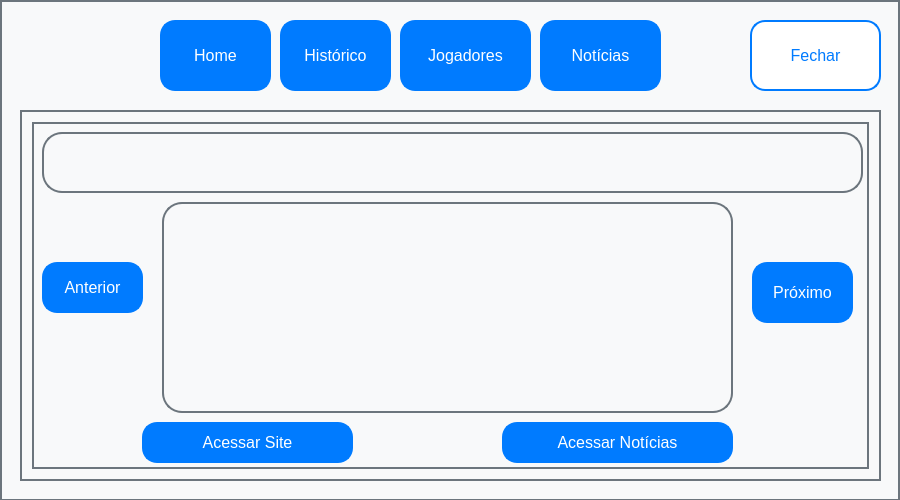
<?xml version="1.0" encoding="UTF-8"?>
<ui version="4.0">
 <class>MeuApp</class>
 <widget class="QMainWindow" name="MeuApp">
  <property name="geometry">
   <rect>
    <x>0</x>
    <y>0</y>
    <width>900</width>
    <height>500</height>
   </rect>
  </property>
  <property name="sizePolicy">
   <sizepolicy hsizetype="Fixed" vsizetype="Fixed">
    <horstretch>0</horstretch>
    <verstretch>0</verstretch>
   </sizepolicy>
  </property>
  <property name="minimumSize">
   <size>
    <width>900</width>
    <height>500</height>
   </size>
  </property>
  <property name="maximumSize">
   <size>
    <width>900</width>
    <height>500</height>
   </size>
  </property>
  <property name="windowTitle">
   <string>App_Futebol</string>
  </property>
  <property name="toolTipDuration">
   <number>12</number>
  </property>
  <property name="styleSheet">
   <string notr="true">background-color: white;</string>
  </property>
  <widget class="QWidget" name="centralwidget">
   <property name="toolTipDuration">
    <number>12</number>
   </property>
   <widget class="QWidget" name="widget" native="true">
    <property name="geometry">
     <rect>
      <x>0</x>
      <y>0</y>
      <width>900</width>
      <height>501</height>
     </rect>
    </property>
    <property name="toolTipDuration">
     <number>12</number>
    </property>
    <property name="styleSheet">
     <string notr="true">QWidget {
    background-color: #f8f9fa;
    color: #343a40;
    border: 2px solid #6c757d;
    padding: 10px;
    font-size: 14px;
}</string>
    </property>
    <widget class="QPushButton" name="btnFechar">
     <property name="geometry">
      <rect>
       <x>750</x>
       <y>10</y>
       <width>131</width>
       <height>81</height>
      </rect>
     </property>
     <property name="font">
      <font>
       <pointsize>-1</pointsize>
      </font>
     </property>
     <property name="styleSheet">
      <string notr="true">QPushButton {
    background-color: #ffffff;
    color: #007bff;
    border: 2px solid #007bff;
    border-radius: 15px;
    padding: 10px 20px;
    font-size: 16px;
    margin-top: 10px;
}

QPushButton:hove {
    background-color: #e5e5e5;
    color: #0056b3;
}

QPushButton:presse {
    background-color: #c6c6c6;
    color: #004080;
}

</string>
     </property>
     <property name="text">
      <string>Fechar</string>
     </property>
     <property name="flat">
      <bool>true</bool>
     </property>
    </widget>
    <widget class="QPushButton" name="btnHome">
     <property name="geometry">
      <rect>
       <x>160</x>
       <y>10</y>
       <width>111</width>
       <height>81</height>
      </rect>
     </property>
     <property name="font">
      <font>
       <pointsize>-1</pointsize>
      </font>
     </property>
     <property name="styleSheet">
      <string notr="true">QPushButton {
    background-color: #007bff;
    color: white;
    border: 2px solid #007bff;
    border-radius: 15px;
    padding: 10px 20px;
    font-size: 16px;
    margin-top: 10px;
}

QPushButton:hover {
    background-color: #0056b3;
}

QPushButton:pressed {
    background-color: #004080;
}
</string>
     </property>
     <property name="text">
      <string>Home</string>
     </property>
     <property name="flat">
      <bool>true</bool>
     </property>
    </widget>
    <widget class="QPushButton" name="btnJogadores">
     <property name="geometry">
      <rect>
       <x>400</x>
       <y>10</y>
       <width>131</width>
       <height>81</height>
      </rect>
     </property>
     <property name="font">
      <font>
       <pointsize>-1</pointsize>
      </font>
     </property>
     <property name="styleSheet">
      <string notr="true">QPushButton {
    background-color: #007bff;
    color: white;
    border: 2px solid #007bff;
    border-radius: 15px;
    padding: 10px 20px;
    font-size: 16px;
    margin-top: 10px;
}

QPushButton:hover {
    background-color: #0056b3;
}

QPushButton:pressed {
    background-color: #004080;
}
</string>
     </property>
     <property name="text">
      <string>Jogadores</string>
     </property>
     <property name="flat">
      <bool>true</bool>
     </property>
    </widget>
    <widget class="QPushButton" name="btnNoticias">
     <property name="geometry">
      <rect>
       <x>540</x>
       <y>10</y>
       <width>121</width>
       <height>81</height>
      </rect>
     </property>
     <property name="font">
      <font>
       <pointsize>-1</pointsize>
      </font>
     </property>
     <property name="toolTipDuration">
      <number>12</number>
     </property>
     <property name="styleSheet">
      <string notr="true">QPushButton {
    background-color: #007bff;
    color: white;
    border: 2px solid #007bff;
    border-radius: 15px;
    padding: 10px 20px;
    font-size: 16px;
    margin-top: 10px;
}

QPushButton:hover {
    background-color: #0056b3;
}

QPushButton:pressed {
    background-color: #004080;
}
</string>
     </property>
     <property name="text">
      <string>Notícias</string>
     </property>
     <property name="autoDefault">
      <bool>false</bool>
     </property>
     <property name="default">
      <bool>false</bool>
     </property>
     <property name="flat">
      <bool>true</bool>
     </property>
    </widget>
    <widget class="QPushButton" name="btnHistoria">
     <property name="geometry">
      <rect>
       <x>280</x>
       <y>10</y>
       <width>111</width>
       <height>81</height>
      </rect>
     </property>
     <property name="font">
      <font>
       <pointsize>-1</pointsize>
      </font>
     </property>
     <property name="toolTipDuration">
      <number>12</number>
     </property>
     <property name="styleSheet">
      <string notr="true">QPushButton {
    background-color: #007bff;
    color: white;
    border: 2px solid #007bff;
    border-radius: 15px;
    padding: 10px 20px;
    font-size: 16px;
    margin-top: 10px;
}

QPushButton:hover {
    background-color: #0056b3;
}

QPushButton:pressed {
    background-color: #004080;
}
</string>
     </property>
     <property name="text">
      <string>Histórico</string>
     </property>
     <property name="flat">
      <bool>true</bool>
     </property>
    </widget>
    <widget class="QStackedWidget" name="stackedWidget">
     <property name="geometry">
      <rect>
       <x>20</x>
       <y>110</y>
       <width>861</width>
       <height>371</height>
      </rect>
     </property>
     <property name="font">
      <font>
       <pointsize>-1</pointsize>
      </font>
     </property>
     <property name="toolTipDuration">
      <number>12</number>
     </property>
     <property name="styleSheet">
      <string notr="true">QStackedWidget {
    background-color: #f8f9fa;
    color: #343a40;
    border: 2px solid #6c757d;
    padding: 10px;
    font-size: 14px;
}

QStackedWidget:focus {
    border: 2px solid #007bff;
}
</string>
     </property>
     <property name="currentIndex">
      <number>3</number>
     </property>
     <widget class="QWidget" name="home">
      <widget class="QTextEdit" name="btnResumoHome">
       <property name="geometry">
        <rect>
         <x>0</x>
         <y>0</y>
         <width>831</width>
         <height>341</height>
        </rect>
       </property>
       <property name="toolTipDuration">
        <number>12</number>
       </property>
       <property name="styleSheet">
        <string notr="true">QTextEdit {
    background-color: #f8f9fa;
    color: #343a40;
    border: 2px solid #6c757d;
    border-radius: 20px;
    padding: 8px;
    font-size: 14px;
}</string>
       </property>
       <property name="html">
        <string>&lt;!DOCTYPE HTML PUBLIC &quot;-//W3C//DTD HTML 4.0//EN&quot; &quot;http://www.w3.org/TR/REC-html40/strict.dtd&quot;&gt;
&lt;html&gt;&lt;head&gt;&lt;meta name=&quot;qrichtext&quot; content=&quot;1&quot; /&gt;&lt;style type=&quot;text/css&quot;&gt;
p, li { white-space: pre-wrap; }
&lt;/style&gt;&lt;/head&gt;&lt;body style=&quot; font-family:'MS Shell Dlg 2'; font-size:14px; font-weight:400; font-style:normal;&quot;&gt;
&lt;p style=&quot;-qt-paragraph-type:empty; margin-top:0px; margin-bottom:0px; margin-left:0px; margin-right:0px; -qt-block-indent:0; text-indent:0px;&quot;&gt;&lt;br /&gt;&lt;/p&gt;&lt;/body&gt;&lt;/html&gt;</string>
       </property>
      </widget>
     </widget>
     <widget class="QWidget" name="Historia">
      <property name="toolTipDuration">
       <number>12</number>
      </property>
      <widget class="QTextEdit" name="btnResumoHistoria">
       <property name="geometry">
        <rect>
         <x>0</x>
         <y>0</y>
         <width>831</width>
         <height>341</height>
        </rect>
       </property>
       <property name="toolTipDuration">
        <number>12</number>
       </property>
       <property name="styleSheet">
        <string notr="true">QTextEdit {
    background-color: #f8f9fa;
    color: #343a40;
    border: 2px solid #6c757d;
    border-radius: 20px;
    padding: 8px;
    font-size: 14px;
}</string>
       </property>
       <property name="html">
        <string>&lt;!DOCTYPE HTML PUBLIC &quot;-//W3C//DTD HTML 4.0//EN&quot; &quot;http://www.w3.org/TR/REC-html40/strict.dtd&quot;&gt;
&lt;html&gt;&lt;head&gt;&lt;meta name=&quot;qrichtext&quot; content=&quot;1&quot; /&gt;&lt;style type=&quot;text/css&quot;&gt;
p, li { white-space: pre-wrap; }
&lt;/style&gt;&lt;/head&gt;&lt;body style=&quot; font-family:'MS Shell Dlg 2'; font-size:14px; font-weight:400; font-style:normal;&quot;&gt;
&lt;p style=&quot;-qt-paragraph-type:empty; margin-top:0px; margin-bottom:0px; margin-left:0px; margin-right:0px; -qt-block-indent:0; text-indent:0px;&quot;&gt;&lt;br /&gt;&lt;/p&gt;&lt;/body&gt;&lt;/html&gt;</string>
       </property>
      </widget>
     </widget>
     <widget class="QWidget" name="Jogadores">
      <widget class="QTextEdit" name="btnResumoJogadores">
       <property name="geometry">
        <rect>
         <x>0</x>
         <y>0</y>
         <width>831</width>
         <height>341</height>
        </rect>
       </property>
       <property name="toolTipDuration">
        <number>12</number>
       </property>
       <property name="styleSheet">
        <string notr="true">QTextEdit {
    background-color: #f8f9fa;
    color: #343a40;
    border: 2px solid #6c757d;
    border-radius: 20px;
    padding: 8px;
    font-size: 14px;
}</string>
       </property>
       <property name="html">
        <string>&lt;!DOCTYPE HTML PUBLIC &quot;-//W3C//DTD HTML 4.0//EN&quot; &quot;http://www.w3.org/TR/REC-html40/strict.dtd&quot;&gt;
&lt;html&gt;&lt;head&gt;&lt;meta name=&quot;qrichtext&quot; content=&quot;1&quot; /&gt;&lt;style type=&quot;text/css&quot;&gt;
p, li { white-space: pre-wrap; }
&lt;/style&gt;&lt;/head&gt;&lt;body style=&quot; font-family:'MS Shell Dlg 2'; font-size:14px; font-weight:400; font-style:normal;&quot;&gt;
&lt;p style=&quot;-qt-paragraph-type:empty; margin-top:0px; margin-bottom:0px; margin-left:0px; margin-right:0px; -qt-block-indent:0; text-indent:0px;&quot;&gt;&lt;br /&gt;&lt;/p&gt;&lt;/body&gt;&lt;/html&gt;</string>
       </property>
      </widget>
     </widget>
     <widget class="QWidget" name="Noticias">
      <property name="toolTipDuration">
       <number>12</number>
      </property>
      <widget class="QLabel" name="btnTitulo">
       <property name="geometry">
        <rect>
         <x>10</x>
         <y>10</y>
         <width>821</width>
         <height>81</height>
        </rect>
       </property>
       <property name="toolTipDuration">
        <number>12</number>
       </property>
       <property name="styleSheet">
        <string notr="true">QLabel {
    background-color: #f8f9fa;
    color: #343a40;
    border: 2px solid #6c757d;
    border-radius: 20px;
    padding: 8px; 
    font-size: 18px;
    margin-bottom: 20px;
}</string>
       </property>
       <property name="text">
        <string/>
       </property>
      </widget>
      <widget class="QPushButton" name="btnLink">
       <property name="geometry">
        <rect>
         <x>110</x>
         <y>290</y>
         <width>211</width>
         <height>51</height>
        </rect>
       </property>
       <property name="toolTipDuration">
        <number>12</number>
       </property>
       <property name="styleSheet">
        <string notr="true">QPushButton {
    background-color: #007bff;
    color: white;
    border: 2px solid #007bff;
    border-radius: 15px;
    padding: 10px 20px;
    font-size: 16px;
    margin-top: 10px;
}

QPushButton:hover {
    background-color: #0056b3;
}

QPushButton:pressed {
    background-color: #004080;
}
</string>
       </property>
       <property name="text">
        <string>Acessar Site</string>
       </property>
      </widget>
      <widget class="QTextEdit" name="btnResumo">
       <property name="geometry">
        <rect>
         <x>130</x>
         <y>80</y>
         <width>571</width>
         <height>211</height>
        </rect>
       </property>
       <property name="toolTipDuration">
        <number>12</number>
       </property>
       <property name="styleSheet">
        <string notr="true">QTextEdit {
    background-color: #f8f9fa;
    color: #343a40;
    border: 2px solid #6c757d;
    border-radius: 20px;
    padding: 8px;
    font-size: 14px;
}</string>
       </property>
       <property name="html">
        <string>&lt;!DOCTYPE HTML PUBLIC &quot;-//W3C//DTD HTML 4.0//EN&quot; &quot;http://www.w3.org/TR/REC-html40/strict.dtd&quot;&gt;
&lt;html&gt;&lt;head&gt;&lt;meta name=&quot;qrichtext&quot; content=&quot;1&quot; /&gt;&lt;style type=&quot;text/css&quot;&gt;
p, li { white-space: pre-wrap; }
&lt;/style&gt;&lt;/head&gt;&lt;body style=&quot; font-family:'MS Shell Dlg 2'; font-size:14px; font-weight:400; font-style:normal;&quot;&gt;
&lt;p style=&quot;-qt-paragraph-type:empty; margin-top:0px; margin-bottom:0px; margin-left:0px; margin-right:0px; -qt-block-indent:0; text-indent:0px;&quot;&gt;&lt;br /&gt;&lt;/p&gt;&lt;/body&gt;&lt;/html&gt;</string>
       </property>
      </widget>
      <widget class="QPushButton" name="btnNoticia">
       <property name="geometry">
        <rect>
         <x>470</x>
         <y>290</y>
         <width>231</width>
         <height>51</height>
        </rect>
       </property>
       <property name="toolTipDuration">
        <number>12</number>
       </property>
       <property name="styleSheet">
        <string notr="true">QPushButton {
    background-color: #007bff;
    color: white;
    border: 2px solid #007bff;
    border-radius: 15px;
    padding: 10px 20px;
    font-size: 16px;
    margin-top: 10px;
}

QPushButton:hover {
    background-color: #0056b3;
}

QPushButton:pressed {
    background-color: #004080;
}
</string>
       </property>
       <property name="text">
        <string>Acessar Notícias</string>
       </property>
      </widget>
      <widget class="QPushButton" name="btnProximo">
       <property name="geometry">
        <rect>
         <x>720</x>
         <y>130</y>
         <width>101</width>
         <height>71</height>
        </rect>
       </property>
       <property name="font">
        <font>
         <pointsize>-1</pointsize>
        </font>
       </property>
       <property name="styleSheet">
        <string notr="true">QPushButton {
    background-color: #007bff;
    color: white;
    border: 2px solid #007bff;
    border-radius: 15px;
    padding: 10px 20px;
    font-size: 16px;
    margin-top: 10px;
}

QPushButton:hover {
    background-color: #0056b3;
}

QPushButton:pressed {
    background-color: #004080;
}
</string>
       </property>
       <property name="text">
        <string>Próximo</string>
       </property>
       <property name="flat">
        <bool>true</bool>
       </property>
      </widget>
      <widget class="QPushButton" name="btnAnterior">
       <property name="geometry">
        <rect>
         <x>10</x>
         <y>130</y>
         <width>101</width>
         <height>61</height>
        </rect>
       </property>
       <property name="font">
        <font>
         <pointsize>-1</pointsize>
        </font>
       </property>
       <property name="styleSheet">
        <string notr="true">QPushButton {
    background-color: #007bff;
    color: white;
    border: 2px solid #007bff;
    border-radius: 15px;
    padding: 10px 20px;
    font-size: 16px;
    margin-top: 10px;
}

QPushButton:hover {
    background-color: #0056b3;
}

QPushButton:pressed {
    background-color: #004080;
}
</string>
       </property>
       <property name="text">
        <string>Anterior</string>
       </property>
       <property name="flat">
        <bool>true</bool>
       </property>
      </widget>
     </widget>
    </widget>
   </widget>
  </widget>
 </widget>
 <resources/>
 <connections/>
</ui>
